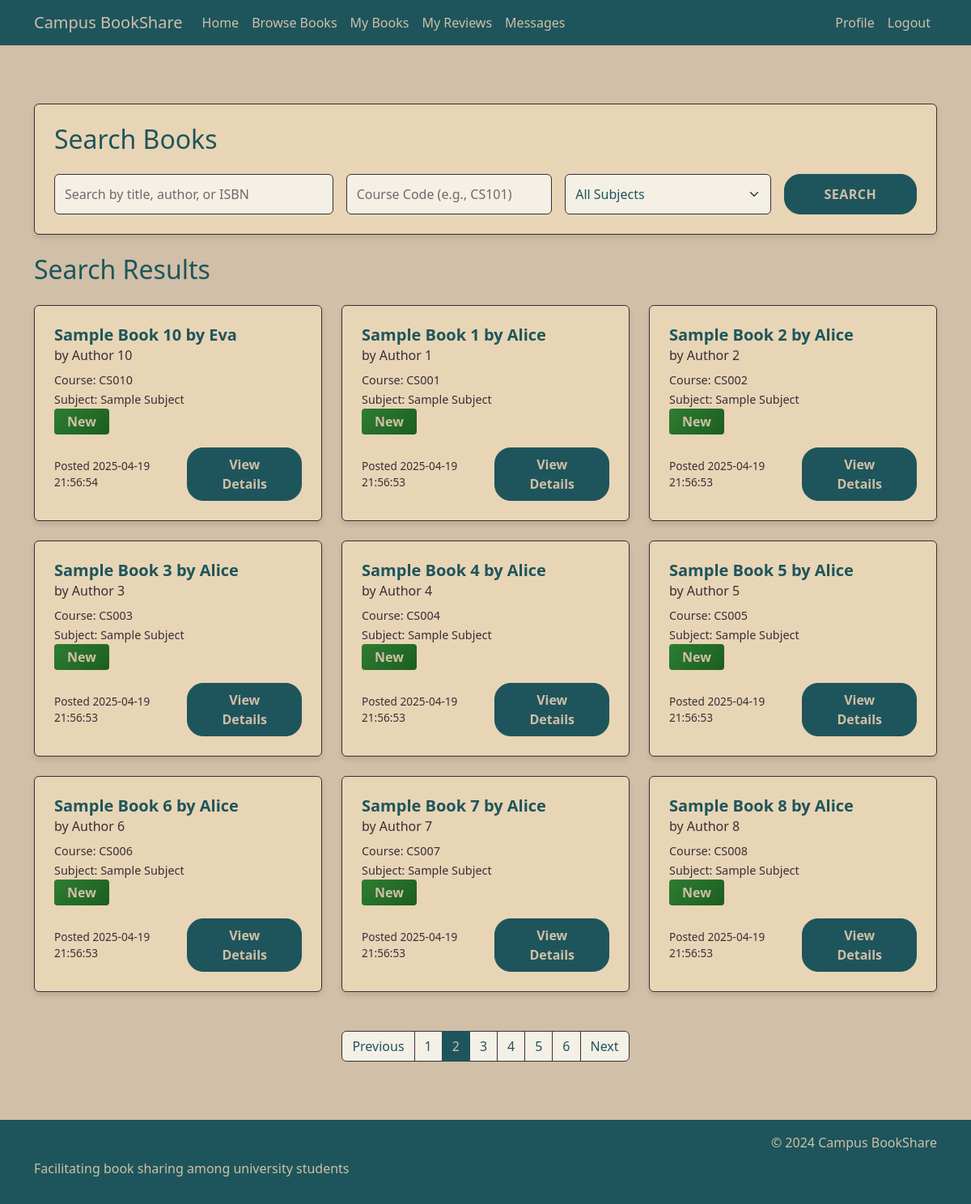
Page /search?page=2&query=&course_code=&subject= (signed in) on the committed database.
### tables this page shows
CREATE TABLE Books (
        book_id INTEGER PRIMARY KEY AUTOINCREMENT,
        user_id INTEGER,
        title TEXT NOT NULL,
        author TEXT,
        ISBN TEXT,
        subject TEXT,
        course_code TEXT,
        condition TEXT,
        availability TEXT NOT NULL,
        date_posted TEXT NOT NULL,
        FOREIGN KEY (user_id) REFERENCES Users(user_id)
    );

### app.py (the view)
@app.route('/search')
@login_required
def search():
    query = request.args.get('query', '').strip()
    course_code = request.args.get('course_code', '').strip()
    subject = request.args.get('subject', '').strip()
    page = request.args.get('page', 1, type=int)
    books, total_count = search_books(
        query=query if query else None,
        course_code=course_code if course_code else None,
        subject=subject if subject else None,
        page=page
    )
    pagination = {
        'page': page,
        'per_page': 9,
        'total': total_count,
        'pages': (total_count + 8) // 9,
        'has_prev': page > 1,
        'has_next': page * 9 < total_count,
        'prev_num': page - 1,
        'next_num': page + 1,
        'iter_pages': lambda: range(1, ((total_count + 8) // 9) + 1)
    }
    return render_template(
        'search_results.html',
        books=books,
        query=query,
        course_code=course_code,
        subject=subject,
        pagination=pagination
    )

### app.py (called while the page is built)
def get_db_connection():
    conn = sqlite3.connect('database.db')
    conn.row_factory = sqlite3.Row
    return conn

def login_required(f):
    @wraps(f)
    def decorated_function(*args, **kwargs):
        if 'user_id' not in session:
            flash('Please log in to access this page.', 'warning')
            return redirect(url_for('login'))
        return f(*args, **kwargs) # Returns original function if logged in
    return decorated_function

### templates/search_results.html (shortened to what this page needs)
{% extends "base.html" %}
{% block content %}
<div class="container py-4 content">
    <div class="row mb-4">
        <div class="col-12">
            <div class="card">
                <div class="card-body">
                    <h2 class="section-title mb-4">Search Books</h2>
                    <form action="{{ url_for('search') }}" method="GET" class="search-form">
                        <div class="row g-3">
                            <div class="col-md-4">
                                <div class="form-group">
                                    <input type="text" class="form-control" name="query" placeholder="Search by title, author, or ISBN" value="{{ request.args.get('query', '') }}">
                                </div>
                            </div>
                            <div class="col-md-3">
                                <div class="form-group">
                                    <input type="text" class="form-control" name="course_code" placeholder="Course Code (e.g., CS101)" value="{{ request.args.get('course_code', '') }}">
                                </div>
                            </div>
                            <div class="col-md-3">
                                <div class="form-group">
                                    <select class="form-select" name="subject">
                                        <option value="">All Subjects</option>
                                    </select>
                                </div>
                            </div>
                            <div class="col-md-2">
                                <button type="submit" class="btn btn-primary w-100">Search</button>
                            </div>
                        </div>
                    </form>
                </div>
            </div>
        </div>
    </div>
    <div class="row">
        <div class="col-12">
            <h2 class="section-title mb-4">
                Search Results
            </h2>
            {% if books %}
            <div class="row">
                {% for book in books %}
                <div class="col-md-4 mb-4">
                    <div class="card h-100">
                        <div class="card-body">
                            <h5 class="card-title book-title">{{ book.title }}</h5>
                            <h6 class="card-subtitle mb-2 book-subtitle">by {{ book.author }}</h6>
                            <p class="card-text">
                                <small class="book-meta">Course: {{ book.course_code }}</small><br>
                                <small class="book-meta">Subject: {{ book.subject }}</small><br>
                                <span class="badge badge-reviews" data-condition="{{ book.condition }}">{{ book.condition }}</span>
                            </p>
                            <div class="d-flex justify-content-between align-items-center">
                                <span class="book-date">Posted {{ book.date_posted }}</span>
                                <a href="{{ url_for('view_book', book_id=book.book_id) }}" class="btn btn-primary">View Details</a>
                            </div>
                        </div>
                    </div>
                </div>
                {% endfor %}
            </div>
            {% if pagination %}
            <nav aria-label="Search results pagination" class="mt-4">
                <ul class="pagination justify-content-center">
                    {% if pagination.has_prev %}
                    <li class="page-item">
                        <a class="page-link" href="{{ url_for('search', page=pagination.prev_num, query=query, course_code=course_code, subject=subject) }}">Previous</a>
                    </li>
                    {% else %}
                    <li class="page-item disabled">
                        <span class="page-link">Previous</span>
                    </li>
                    {% endif %}
                    {% for page in pagination.iter_pages() %}
                        {% if page %}
                            {% if page != pagination.page %}
                            <li class="page-item">
                                <a class="page-link" href="{{ url_for('search', page=page, query=query, course_code=course_code, subject=subject) }}">{{ page }}</a>
                            </li>
                            {% else %}
                            <li class="page-item active">
                                <span class="page-link">{{ page }}</span>
                            </li>
                            {% endif %}
                        {% else %}
                            <li class="page-item disabled">
                                <span class="page-link">...</span>
                            </li>
                        {% endif %}
                    {% endfor %}
                    {% if pagination.has_next %}
                    <li class="page-item">
                        <a class="page-link" href="{{ url_for('search', page=pagination.next_num, query=query, course_code=course_code, subject=subject) }}">Next</a>
                    </li>
                    {% else %}
                    <li class="page-item disabled">
                        <span class="page-link">Next</span>
                    </li>
                    {% endif %}
                </ul>
            </nav>
            {% endif %}
            {% else %}
            <div class="alert alert-info">
                No books found matching your search criteria.
            </div>
            {% endif %}
        </div>
    </div>
</div>
{% endblock %}

### static/css/style.css (style rules this page uses)
body { background-color: #D1BFA7; color: #1E555C; min-height: 100vh; display: flex; flex-direction: column; }
.btn-primary { background-color: #1E555C; border-color: #1E555C; color: #D1BFA7; font-weight: 600; padding: 0.5rem 1.5rem; border-radius: 20px; }
.card { background-color: #E8D5B5; border: 1px solid #3A2E39; box-shadow: 0 4px 6px rgba(0, 0, 0, 0.1); }
.card-body { color: #1E555C; padding: 1.5rem; }
.content { flex: 1; padding: 2rem 0; }
.form-control { background-color: #F5F0E6; border: 1px solid #3A2E39; color: #1E555C; }
h1, h2, h3, h4, h5, h6 { color: #1E555C; }
.badge-reviews { background-color: #3A2E39; color: #D1BFA7; padding: 0.5rem 1rem; font-size: 1rem; border-radius: 0.25rem; }
.badge-reviews[data-condition="New"] { background: linear-gradient(135deg, #2E7D32, #1B5E20); color: #D1BFA7; }
.book-title { color: #1E555C; font-weight: 600; margin-bottom: 0.5rem; }
.book-subtitle { color: #3A2E39; font-weight: 500; margin-bottom: 1rem; }
.book-meta { color: #3A2E39; font-size: 0.9rem; }
.book-date { color: #3A2E39; font-size: 0.85rem; }
.section-title { color: #1E555C; }
.search-form .form-control, .search-form .form-select { background-color: #F5F0E6; border: 1px solid #3A2E39; color: #1E555C; padding: 0.75rem; font-size: 1rem; }
.search-form .form-control::placeholder { color: #3A2E39; opacity: 0.7; }
.search-form .form-select { color: #1E555C; }
.search-form .form-select option { background-color: #F5F0E6; color: #1E555C; }
.search-form .btn-primary { background-color: #1E555C; border-color: #1E555C; color: #D1BFA7; font-weight: 600; padding: 0.5rem 1.5rem; border-radius: 20px; height: 100%; text-transform: uppercase; letter-spacing: 0.5px; }
.pagination .page-link { color: #1E555C; background-color: #F5F0E6; border-color: #3A2E39; }
.pagination .page-item.active .page-link { background-color: #1E555C; border-color: #1E555C; color: #D1BFA7; }

### rows in the picture
Books: title "Sample Book 10 by Eva", author "Author 10", course_code "CS010", subject "Sample Subject", condition "New", date_posted "2025-04-19 21:56:54"
Books: title "Sample Book 1 by Alice", author "Author 1", course_code "CS001", subject "Sample Subject", condition "New", date_posted "2025-04-19 21:56:53"
Books: title "Sample Book 2 by Alice", author "Author 2", course_code "CS002", subject "Sample Subject", condition "New", date_posted "2025-04-19 21:56:53"
Books: title "Sample Book 3 by Alice", author "Author 3", course_code "CS003", subject "Sample Subject", condition "New", date_posted "2025-04-19 21:56:53"
Books: title "Sample Book 4 by Alice", author "Author 4", course_code "CS004", subject "Sample Subject", condition "New", date_posted "2025-04-19 21:56:53"
Books: title "Sample Book 5 by Alice", author "Author 5", course_code "CS005", subject "Sample Subject", condition "New", date_posted "2025-04-19 21:56:53"
Books: title "Sample Book 6 by Alice", author "Author 6", course_code "CS006", subject "Sample Subject", condition "New", date_posted "2025-04-19 21:56:53"
Books: title "Sample Book 7 by Alice", author "Author 7", course_code "CS007", subject "Sample Subject", condition "New", date_posted "2025-04-19 21:56:53"
Books: title "Sample Book 8 by Alice", author "Author 8", course_code "CS008", subject "Sample Subject", condition "New", date_posted "2025-04-19 21:56:53"

### other values in the picture
{{ page }} "1" "3" "4" "5" "6"
{{ page }} "2"
